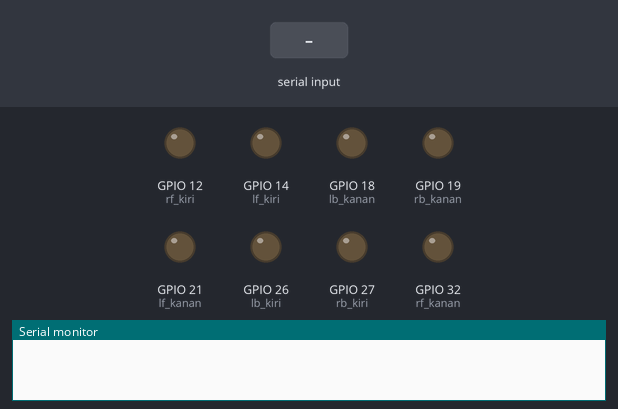
Simulated run of this sketch. Board: ESP32. Shown: output pins drawn as LEDs (lit = HIGH), the last lines printed to the serial monitor. The inputs (shaded band) are chosen by the test bench. Nothing arrives over Bluetooth unless stated.

Above: at 1.2 s.
1.3 s: "F" received over the second serial link
At 2.1 s:
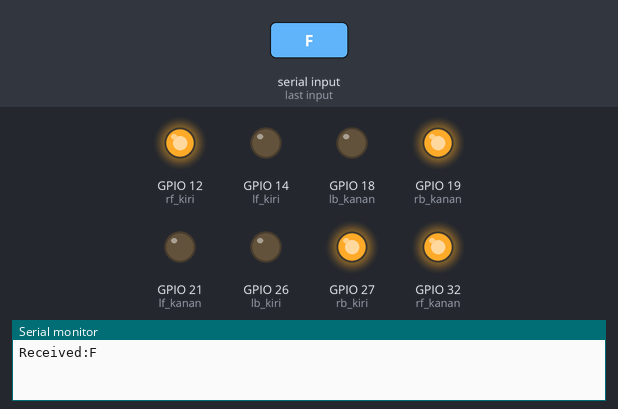
2.8 s: "S" received over the second serial link
At 3.2 s:
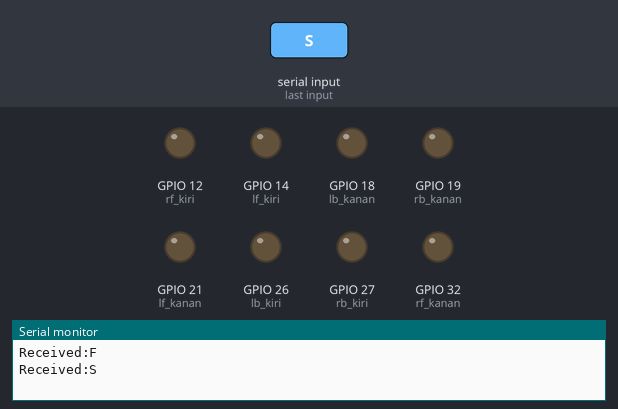
Timing chart, 0 to 5.8 s (numbered marks = the images above; inputs shaded):
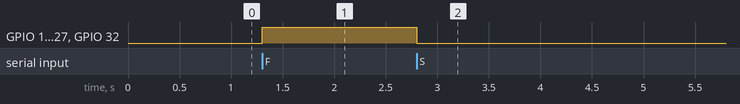

Measured:
- after the input at 1.3 s, GPIO 12 (rf_kiri), GPIO 19 (rb_kanan), GPIO 27 (rb_kiri), GPIO 32 (rf_kanan): LOW → HIGH at once
- after the input at 2.8 s, GPIO 12 (rf_kiri), GPIO 19 (rb_kanan), GPIO 27 (rb_kiri), GPIO 32 (rf_kanan): HIGH → LOW at once

The sketch:

orion.ino
```cpp
#include "BluetoothSerial.h"
#include "BLEDevice.h"
BluetoothSerial ORION;
char recive;

// Pin LN Kiri
int enf_kiri = 13;
int rf_kiri = 12;
int lf_kiri = 14;
int rb_kiri = 27;
int lb_kiri = 26;
int enb_kiri = 25;

// Pin LN Kanan
int enf_kanan = 33;
int rf_kanan = 32;
int lf_kanan = 21;
int rb_kanan = 19;
int lb_kanan = 18;
int enb_kanan = 5;

void setup() {
  Serial.begin(115200);
  ORION.begin("CIPLUK");
  pinMode(rf_kiri, OUTPUT);
  pinMode(lf_kiri, OUTPUT);
  pinMode(rb_kiri, OUTPUT);
  pinMode(lb_kiri, OUTPUT);
  pinMode(rf_kanan, OUTPUT);
  pinMode(lf_kanan, OUTPUT);
  pinMode(rb_kanan, OUTPUT);
  pinMode(lb_kanan, OUTPUT);
}
void loop() {
  if (ORION.available()){
    recive = ORION.read();
    Serial.print("Received:");
    Serial.println(recive);
    if (recive == 'S'){
      digitalWrite (rf_kiri, LOW);
      digitalWrite (lf_kiri, LOW);
      digitalWrite (rb_kiri, LOW);
      digitalWrite (lb_kiri, LOW);
      digitalWrite (rf_kanan, LOW);
      digitalWrite (lf_kanan, LOW);
      digitalWrite (rb_kanan, LOW);
      digitalWrite (lb_kanan, LOW);
    }
    if (recive == 'F'){
      digitalWrite (rf_kiri, HIGH);
      digitalWrite (lf_kiri, LOW);
      digitalWrite (rb_kiri, HIGH);
      digitalWrite (lb_kiri, LOW);
      digitalWrite (rf_kanan, HIGH);
      digitalWrite (lf_kanan, LOW);
      digitalWrite (rb_kanan, HIGH);
      digitalWrite (lb_kanan, LOW);
    }
  }
}
```
